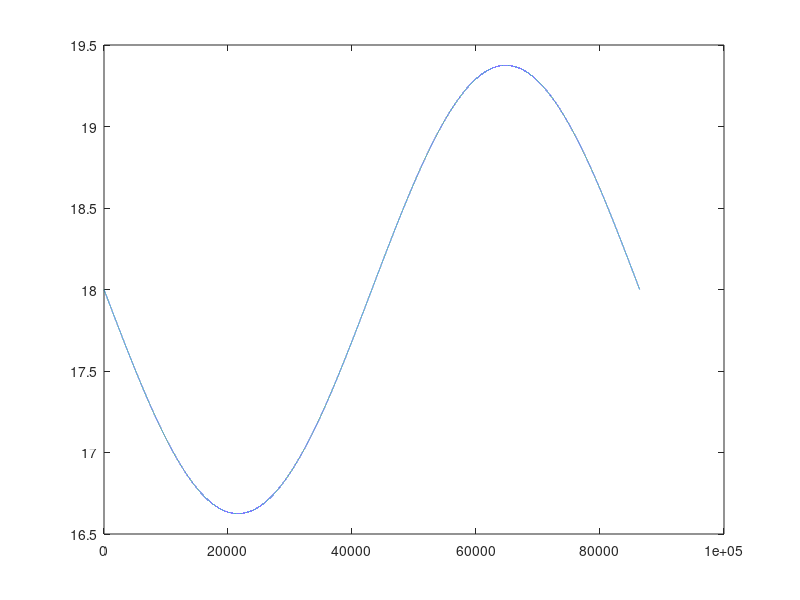

MATLAB code for this plot:
clear
T0 = 18; %degrees
t_init = 0; %initial time [s]
t_end = 24*3600; %1 day [s]

dt = 1; % second
time_seconds = t_init: dt :t_end;

T = time_seconds * 0; %temperature

nt = length(time_seconds);

n = 1; % timestep; lets start from beginning
T(n) = T0;

for n=1 : nt-1 % bc T(n+1) = T(nt-1+1) = T(nt)
t = n * dt;
Q = -1e-4*cos(t*2*pi/(24*3600));    % [K/s] - we start with highest values (day-to-night)
T(n+1) = T(n) + dt*Q ;              % can try without the + (day-to-night)
end

%% 
figure(3)
plot(time_seconds, T)



